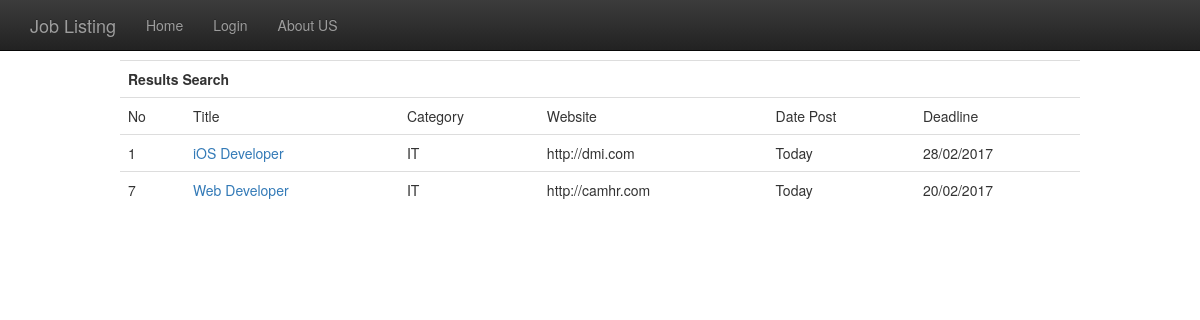
The page /job_list/?category_var=IT on the database its author committed.
### Job.py (models this page shows, shortened)
class Job(db.Model):
    id = db.Column(db.Integer, primary_key=True)
    title = db.Column(db.String(80))
    category = db.Column(db.String(30))
    description = db.Column(db.Text)
    reqirement = db.Column(db.Text)
    dateLine = db.Column(db.String(50))
    hrName = db.Column(db.String(80))
    hrPhoneNumber = db.Column(db.String(80))
    hrEmail = db.Column(db.String(80))
    hrWebSite = db.Column(db.String(80))
    hrAddress = db.Column(db.Text)
    @classmethod
    def getListJobWithCategory(cls,category):
        return cls.query.filter_by(category=category)

### view.py (the view)
@app.route('/job_list/',methods=["GET", "POST"])
def jobList():
    if request.method == "GET":
        data = request.args.get('category_var', None)
        if data == 'all':
            jobs = Job.getAllJobs()
            return render_template('job_list.html',jobs=jobs)
        else:
            jobs = Job.getListJobWithCategory(category=data)
            return render_template('job_list.html',jobs=jobs)

### User.py (called while the page is built)
    @login_manager.request_loader
    def request_loader(request):
        email = request.form.get('email')
        if email not in users:
            return
        user = User()
        user.id = email
        user.is_authenticated = request.form['password'] == users[email]['password']
        return user

### templates/job_list.html (shortened to what this page needs)
{% extends 'core.html' %}
{% block content %}
<table class="table customtable">
  <tr>
    <th class="tg-baqh" colspan="6">Results Search</th>
  </tr>
  <tr>
    <td class="tg-dzk6">No</td>
    <td class="tg-dzk6">Title</td>
    <td class="tg-dzk6">Category</td>
    <td class="tg-dzk6">Website</td>
    <td class="tg-dzk6">Date Post</td>
    <td class="tg-dzk6">Deadline</td>
  </tr>
{% for job in jobs %}
    <tr>
    <td class="tg-yw4l">{{ job.id }}</td>
        <td class="tg-yw4l"><a class="linkTable" href="{{ url_for('detailsJob',job_select=job.id)}}">{{ job.title }}</a></td>
    <td class="tg-baqh">{{ job.category }}</td>
    <td class="tg-lqy6">{{ job.hrWebSite }}</td>
    <td class="tg-lqy6"> Today </td>
    <td class="tg-lqy6">{{ job.dateLine }}</td>
  </tr>
{% endfor %}
</table>
{% endblock %}

### templates/job_list.html (style rules this page uses)
.linkTable { text-decoration:none: }
.customtable { width:80%; margin:auto; }

### rows shown on the page
Job: id "1", title "iOS Developer", category "IT", hrWebSite "http://dmi.com", dateLine "28/02/2017"
Job: id "7", title "Web Developer", category "IT", hrWebSite "http://camhr.com", dateLine "20/02/2017"
